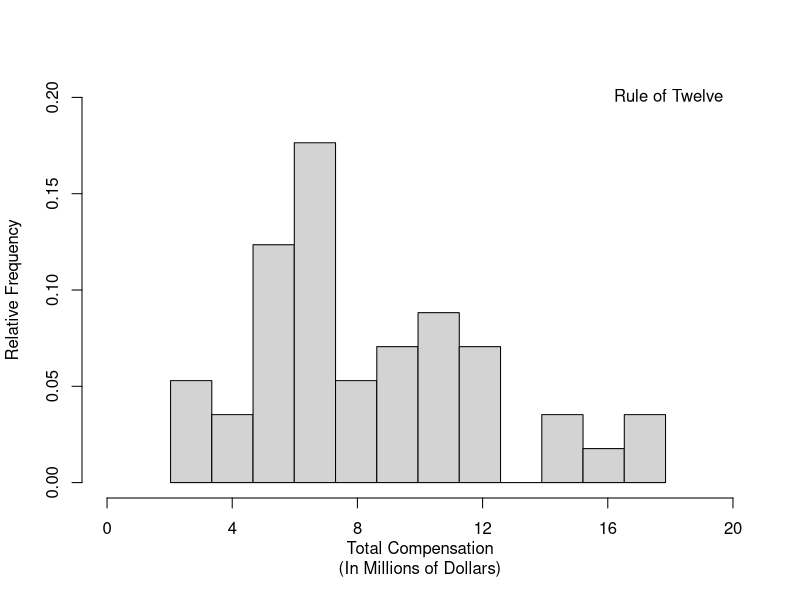
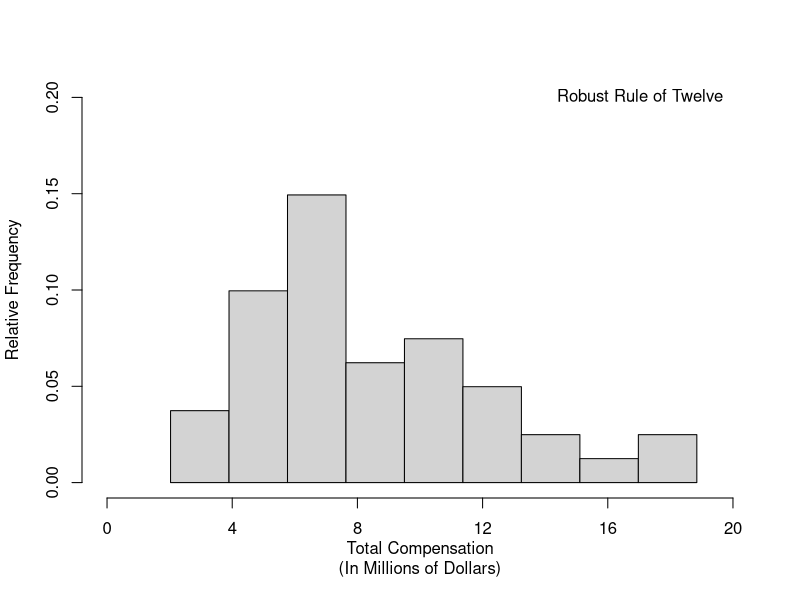
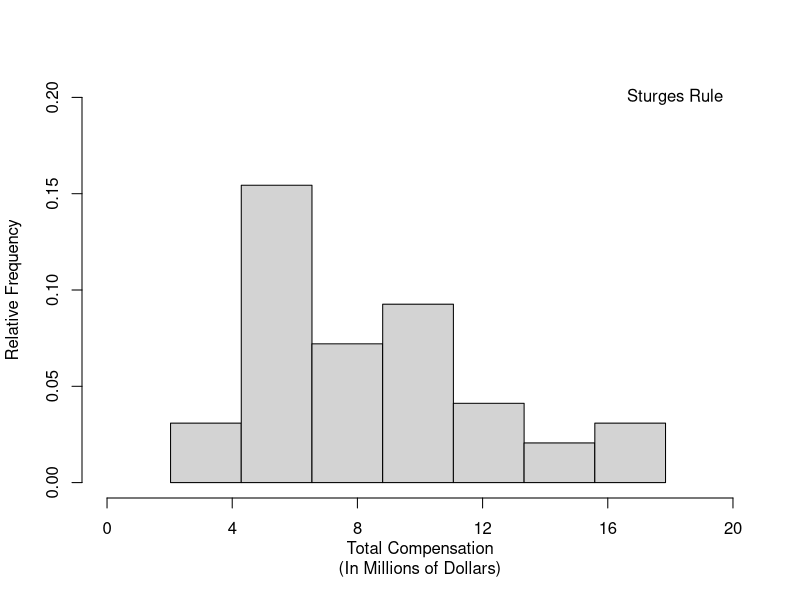
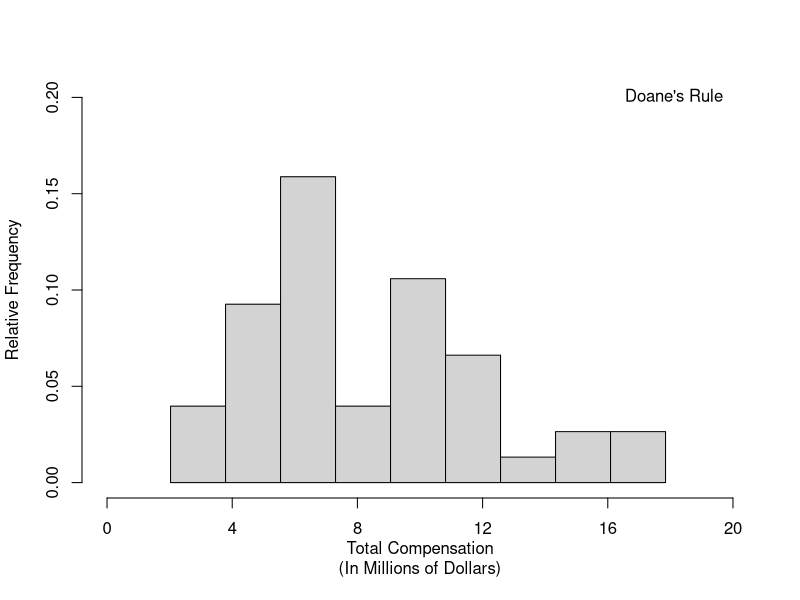
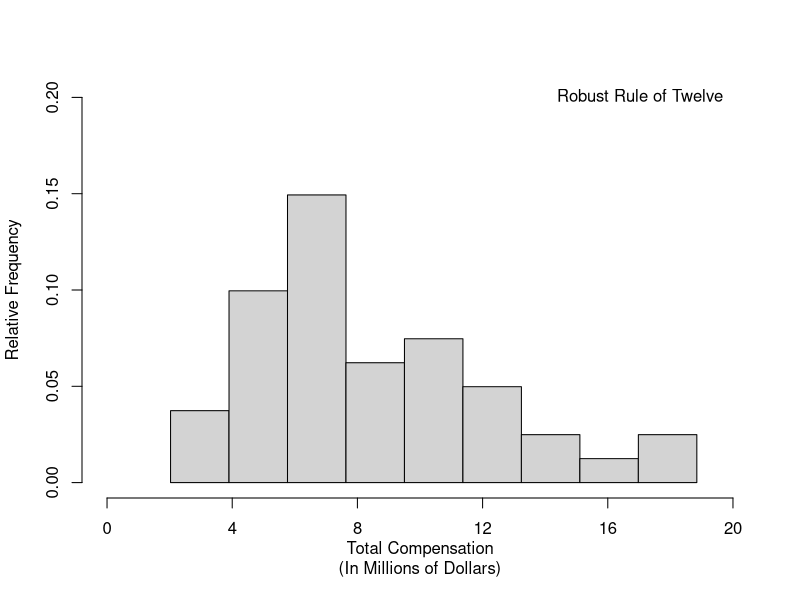
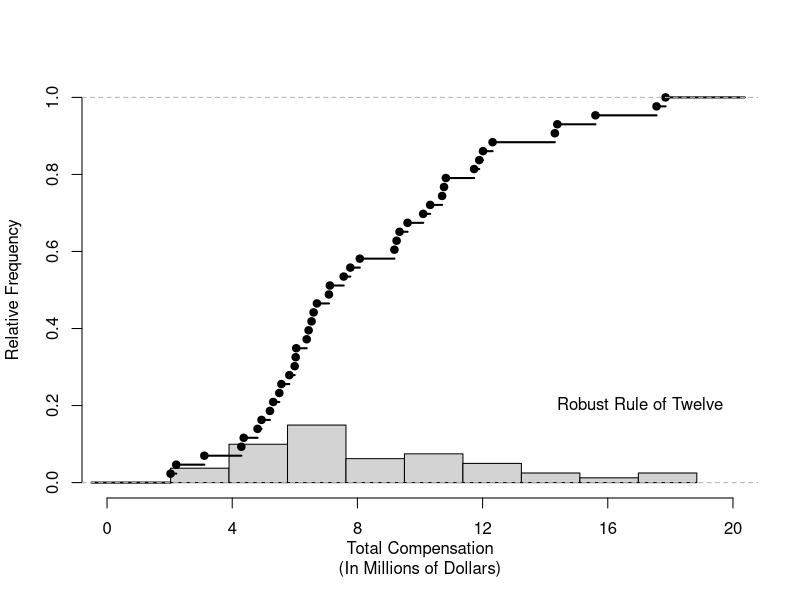
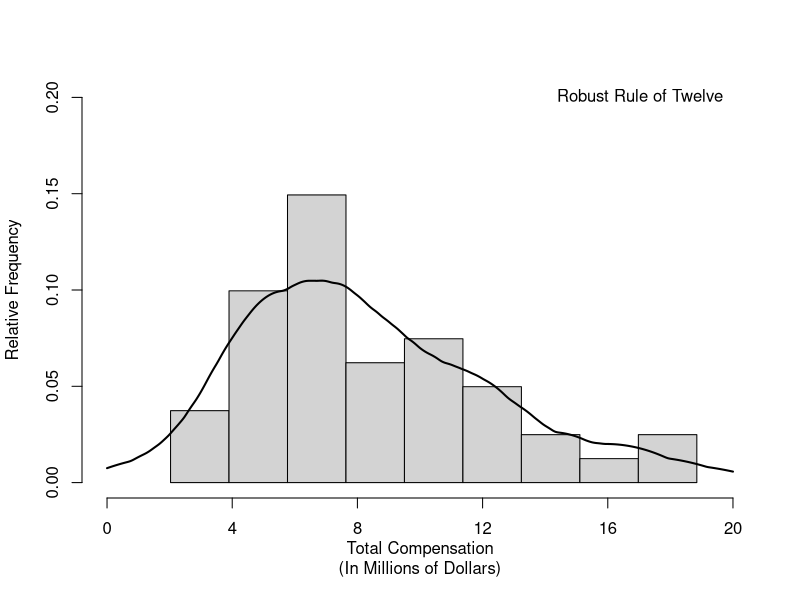
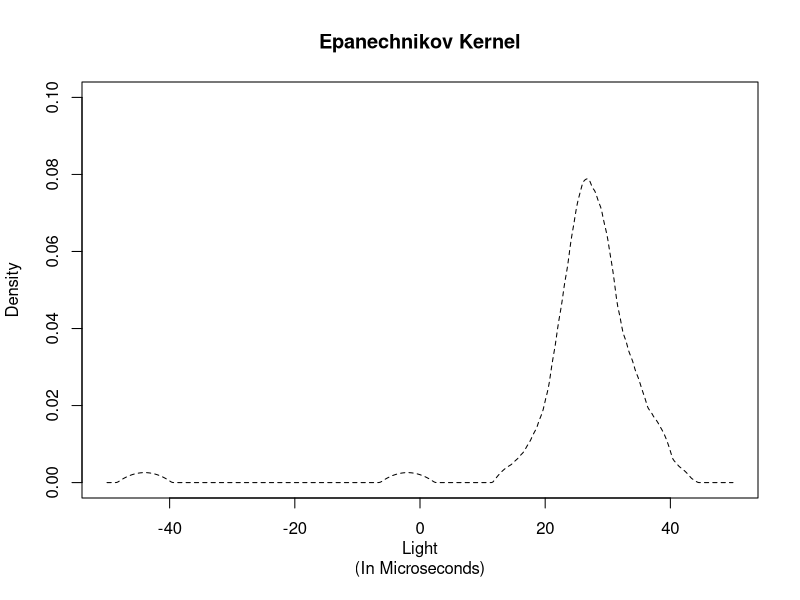

Write the R code that produced these figures, in order.
## ---- chunk 1
knitr::opts_chunk$set(echo = TRUE)
## ---- chunk 2
library(ggplot2)
library(dplyr)
## ---- chunk 3
compensation_amount <- c(11.73, 6.70660, 7.56180, 7.7738, 5.825, 7.121, 15.6062, 
                        12.0133, 10.7677, 7.0903, 4.3673, 14.3879, 6.5997, 6.38, 
                        6.0286, 10.7058, 17.558, 4.9357, 9.6019, 14.309, 9.3458, 
                        10.1015, 4.8093, 6.4407, 12.3189, 17.8454, 10.326, 2.2113, 
                        5.5036, 6.5355, 11.893, 3.109, 5.5714, 10.8262, 5.9958, 
                        4.2912, 2.0294, 8.0771, 5.3107, 9.252, 9.1823, 5.2043, 6.0456) # the values are divided by 100000
## ---- chunk 4
inc12<-(max(compensation_amount)-min(compensation_amount))/12.
brk12<-min(compensation_amount)+(0:12)*inc12
hist(compensation_amount,breaks=brk12,freq=FALSE,main=NULL,
      xlab="Total Compensation\n(In Millions of Dollars)",xlim=c(0,20),xaxt="n",
      ylab="Relative Frequency",ylim=c(0,0.2)
     )
axis(1,at=(0:5)*4, labels=c("0","4","8","12","16","20"))
text(x=20,y=0.20,labels="Rule of Twelve",pos=2)
## ---- chunk 5
qmount<-quantile(compensation_amount)
iqrmount<-qmount[4]-qmount[2]
inc12r<-4.45*iqrmount/12.
em12r<-ceiling((max(compensation_amount)-min(compensation_amount))/inc12r)
brk12r<-min(compensation_amount)+(0:em12r)*inc12r
hist(compensation_amount,breaks=brk12r,freq=FALSE,
      main=NULL,xlab="Total Compensation\n(In Millions of Dollars)",
     xlim=c(0,20),xaxt="n",
      ylab="Relative Frequency",
     ylim=c(0,0.20)
     )
axis(1,at=(0:5)*4,
labels=c("0","4","8","12","16","20"))
text(x=20,y=0.20,labels="Robust Rule of Twelve",pos=2)
## ---- chunk 6
em<-ceiling(1+log(length(compensation_amount))/log(2.))
incsturges<-(max(compensation_amount)-min(compensation_amount))/em
brksturges<-min(compensation_amount)+(0:em)*incsturges

hist(compensation_amount,breaks=brksturges,
     freq=FALSE,main=NULL,
     xlab="Total Compensation\n(In Millions of Dollars)",
      xlim=c(0,20),xaxt="n",
     ylab="Relative Frequency",
     ylim=c(0,0.20)
     )

axis(1,at=(0:5)*4,
labels=c("0","4","8","12","16","20"))
text(x=20,y=0.20,labels="Sturges Rule",pos=2)
## ---- chunk 7
meanmount<-mean(compensation_amount)
namount<-length(compensation_amount)
devamount<-compensation_amount-meanmount
m2<-sum(devamount*devamount)/namount
m3<-sum(devamount*devamount*devamount)/namount
c1<-m3/sqrt(m2*m2*m2)
c1<-c1*sqrt((namount+1)*(namount+3)/(6.*(namount-2.)))
emdoane<-ceiling(1+(log(namount)+log(1+c1))/log(2))
incdoane<-(max(compensation_amount)-min(compensation_amount))/emdoane
brkdoane<-min(compensation_amount)+(0:emdoane)*incdoane

hist(compensation_amount,breaks=brkdoane,freq=FALSE,main=NULL,
     xlab="Total Compensation\n(In Millions of Dollars)",
     xaxt="n",
     xlim=c(0,20),
     ylab="Relative Frequency",
     ylim=c(0,0.20)
     )

axis(1,at=(0:5)*4,
labels=c("0","4","8","12","16","20"))
text(x=20,y=0.20,labels="Doane's Rule",pos=2)
## ---- chunk 8
qmount<-quantile(compensation_amount)
iqrmount<-qmount[4]-qmount[2]
inc12r<-4.45*iqrmount/12.
em12r<-ceiling((max(compensation_amount)-min(compensation_amount))/inc12r)
brk12r<-min(compensation_amount)+(0:em12r)*inc12r
hist(compensation_amount,breaks=brk12r,freq=FALSE,
      main=NULL,xlab="Total Compensation\n(In Millions of Dollars)",
     xlim=c(0,20),xaxt="n",
      ylab="Relative Frequency",
     ylim=c(0,0.20)
     )
axis(1,at=(0:5)*4,
labels=c("0","4","8","12","16","20"))
text(x=20,y=0.20,labels="Robust Rule of Twelve",pos=2)
## ---- chunk 9
qmount<-quantile(compensation_amount)
iqrmount<-qmount[4]-qmount[2]
inc12r<-4.45*iqrmount/12.
em12r<-ceiling((max(compensation_amount)-min(compensation_amount))/inc12r)
brk12r<-min(compensation_amount)+(0:em12r)*inc12r
hist(compensation_amount,breaks=brk12r,freq=FALSE,
      main=NULL,xlab="Total Compensation\n(In Millions of Dollars)",
     xlim=c(0,20),xaxt="n",
      ylab="Relative Frequency",
     ylim=c(0,1.0)
     )
axis(1,at=(0:5)*4,
labels=c("0","4","8","12","16","20"))
text(x=20,y=0.20,labels="Robust Rule of Twelve",pos=2)

ecdfamount <- ecdf(compensation_amount)
lines(ecdfamount, lwd = 2, lty = 1)
## ---- chunk 10
qmount<-quantile(compensation_amount)
iqrmount<-qmount[4]-qmount[2]
inc12r<-4.45*iqrmount/12.
em12r<-ceiling((max(compensation_amount)-min(compensation_amount))/inc12r)
brk12r<-min(compensation_amount)+(0:em12r)*inc12r
hist(compensation_amount,breaks=brk12r,freq=FALSE,
      main=NULL,xlab="Total Compensation\n(In Millions of Dollars)",
     xlim=c(0,20),xaxt="n",
      ylab="Relative Frequency",
     ylim=c(0,.20)
     )
axis(1,at=(0:5)*4,
labels=c("0","4","8","12","16","20"))
text(x=20,y=0.20,labels="Robust Rule of Twelve",pos=2)

denamount<-density(compensation_amount,kernel="epanechnikov",from=0,to=20)
lines(denamount$x,denamount$y, lwd = 2)
## ---- chunk 11
light <- c(28,32,31,34,21,26,40,25,39,22,30,25,30,30,27,
           19,27,23,36,27,24,25,33,16,37,24,26,24,25,
           26,29,31,23,16,28,33,28,26,
           27,29,32,29,28,21,36,25,29,36,29,20,26,36,27,
           -44,28,32,-2,28,24,32,32,23,22,28,24,27)
## ---- chunk 12
plot(c(-50,0),c(50,0.10),
     xlim=c(-50,50),
     ylim=c(0,0.10),
     main="Epanechnikov Kernel",xlab="Light\n(In Microseconds)",
     ylab="Density",type="n")

den_light <- density(light,bw = "nrd0",kernel="epanechnikov",from=-50,to=50)
lines(den_light$x,den_light$y,lty=2)
## ---- chunk 13
plot(c(-50,0),c(50,0.10),
     xlim=c(-50,50),
     ylim=c(0,0.10),
     main="Cosine Kernel",xlab="Light\n(In Microseconds)",
     ylab="Density",type="n")

den_light <- density(light,bw = "nrd0",kernel="cosine",from=-50,to=50)
lines(den_light$x,den_light$y,lty=2)
## ---- chunk 14
plot(c(-50,0),c(50,0.10),
     xlim=c(-50,50),
     ylim=c(0,0.10),
     main="Biweight Kernel",xlab="Light\n(In Microseconds)",
     ylab="Density",type="n")

den_light <- density(light,bw = "nrd0",kernel="biweight",from=-50,to=50)
lines(den_light$x,den_light$y,lty=2)
## ---- chunk 15
plot(c(-50,0),c(50,0.10),
     xlim=c(-50,50),
     ylim=c(0,0.10),
     main="Optcosine Kernel",xlab="Light\n(In Microseconds)",
     ylab="Density",type="n")

den_light <- density(light,bw = "nrd0",kernel="optcosine",from=-50,to=50)
lines(den_light$x,den_light$y,lty=2)
## ---- chunk 16
plot(c(-50,0),c(50,0.10),
     xlim=c(-50,50),
     ylim=c(0,0.10),
     main="Tiangular Kernel",xlab="Light\n(In Microseconds)",
     ylab="Density",type="n")

den_light <- density(light,bw = "nrd0",kernel="triangular",from=-50,to=50)
lines(den_light$x,den_light$y,lty=2)
## ---- chunk 17
plot(c(-50,0),c(50,0.10),
     xlim=c(-50,50),
     ylim=c(0,0.10),
     main="Rectangular Kernel",xlab="Light\n(In Microseconds)",
     ylab="Density",type="n")

den_light <- density(light,bw = "nrd0",kernel="rectangular",from=-50,to=50)
lines(den_light$x,den_light$y,lty=2)
## ---- chunk 18
plot(c(-50,0),c(50,0.10),
     xlim=c(-50,50),
     ylim=c(0,0.10),
     main="Gaussian Kernel",xlab="Light\n(In Microseconds)",
     ylab="Density",type="n")

den_light <- density(light,bw = "nrd0",kernel="gaussian",from=-50,to=50)
lines(den_light$x,den_light$y,lty=2)
